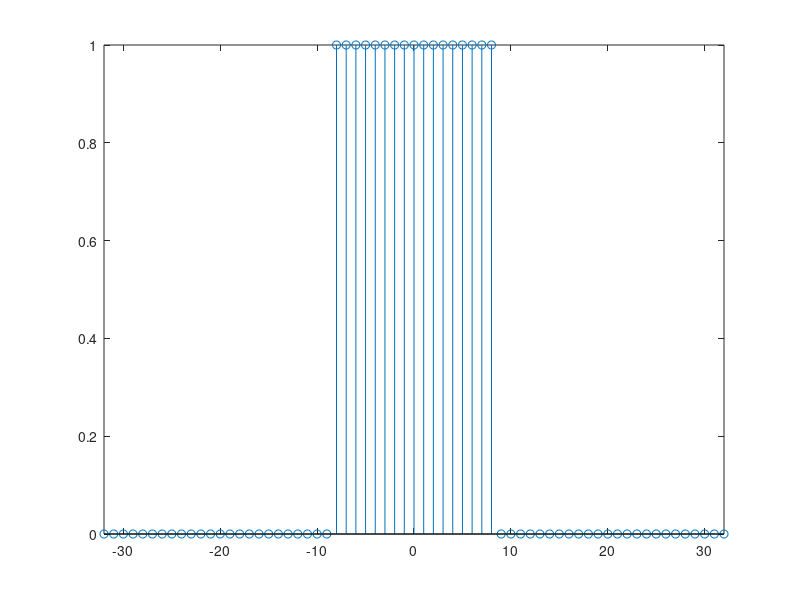

Write MATLAB code to recreate this figure. (Note: this script raises an error after producing the figure.)
clear;
clf;

f0 = 1;% Unite de frequence
T0 = 1/f0;% Unite de temps

a = 8;% 1/2 largeur de la porte
Dt = a*T0;
A = 1;%hauteur de la porte
t_min = -32*T0;%borne inferieure de l'intervalle de visualisation
t_max = 32*T0;%borne superieure
t = t_min:1:t_max;%ensemble des valeur de t que l'on va calculer
n = 512;% Nombre de points
s = zeros(1,n);% on initialise l'ensemble des points a zeros
s(512/2-a:512/2+a) = 1;%les valeurs entre -8 et 8 notre porte vaut 1

h = stem(-255:256, s);%on trace tous les points de s entre -255 et 256
xlim([t_min t_max]);%les x sont compris entre t_min et t_max
my_title('Signal porte de largeur 16 et d''amplitude 1',25);
%print -deps "/home/kewin/octave/td_matLab/rapport/fig/resEx1/signalPorte.jpg"

input('Figure suivante ? ');

[x, f] = TFD(s, 1, 512);%on calcul la transforme de fourier de pour les 512 points
fig = stem(f, abs(x));%on trace la valeur absolu de la transforme de fourier
xlim([0 0.5]);%sur l'intervalle 0 0.5
my_title('Transformee de fourier de la porte sur l''intervalle [0,0.5]', 25) ; 
%print -deps "/home/kewin/octave/td_matLab/rapport/fig/resEx1/tfd.jpg"
